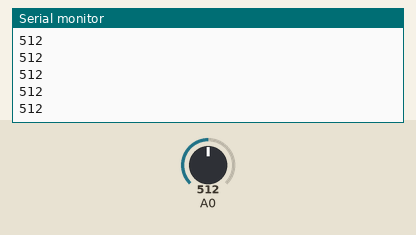
Recording of a sketch running on a simulated Arduino Uno, built with avr-gcc and run on an emulated ATmega328P. Parts: the last lines printed to the serial monitor. Inputs (shaded band) come from the test bench; at power-on: A0 = 512.

Above: at 1.2 s.
1.3 s: A0 set to 716
At 1.8 s:
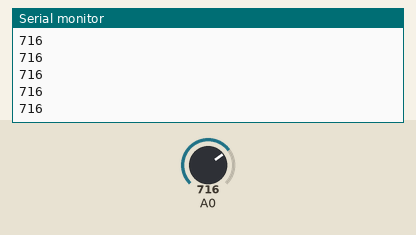
2.8 s: A0 set to 900
At 3.6 s:
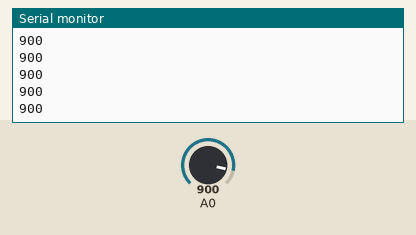
Timing chart, 0 to 5.8 s (numbered marks = the images above; inputs shaded):
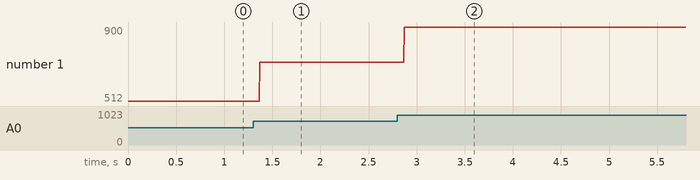

Measured:
- after the input at 1.3 s, the serial monitor: prints a new line after 0.07 s (image 1)
- after the input at 2.8 s, the serial monitor: prints a new line after 0.07 s (image 2)
- plotted number 1: 512 → 716 after the input at 1.3 s, 716 → 900 after the input at 2.8 s

The sketch:

GalileoXbeeTest.ino
```cpp
char Name[ ] = "Gentry";
int potentiometer;
int incomingPotValue;
int fadeValue;
boolean button;
int RedLED;
int GreenLED;
int brightness;
void setup() {
  // put your setup code here, to run once:
  Serial.begin(9600);
  brightness = 0;
  pinMode(RedLED, OUTPUT);
  pinMode(GreenLED, OUTPUT);

}

void loop() {
  // put your main code here, to run repeatedly:
  potentiometer = analogRead(A0);
  Serial.println(potentiometer);

}
```
